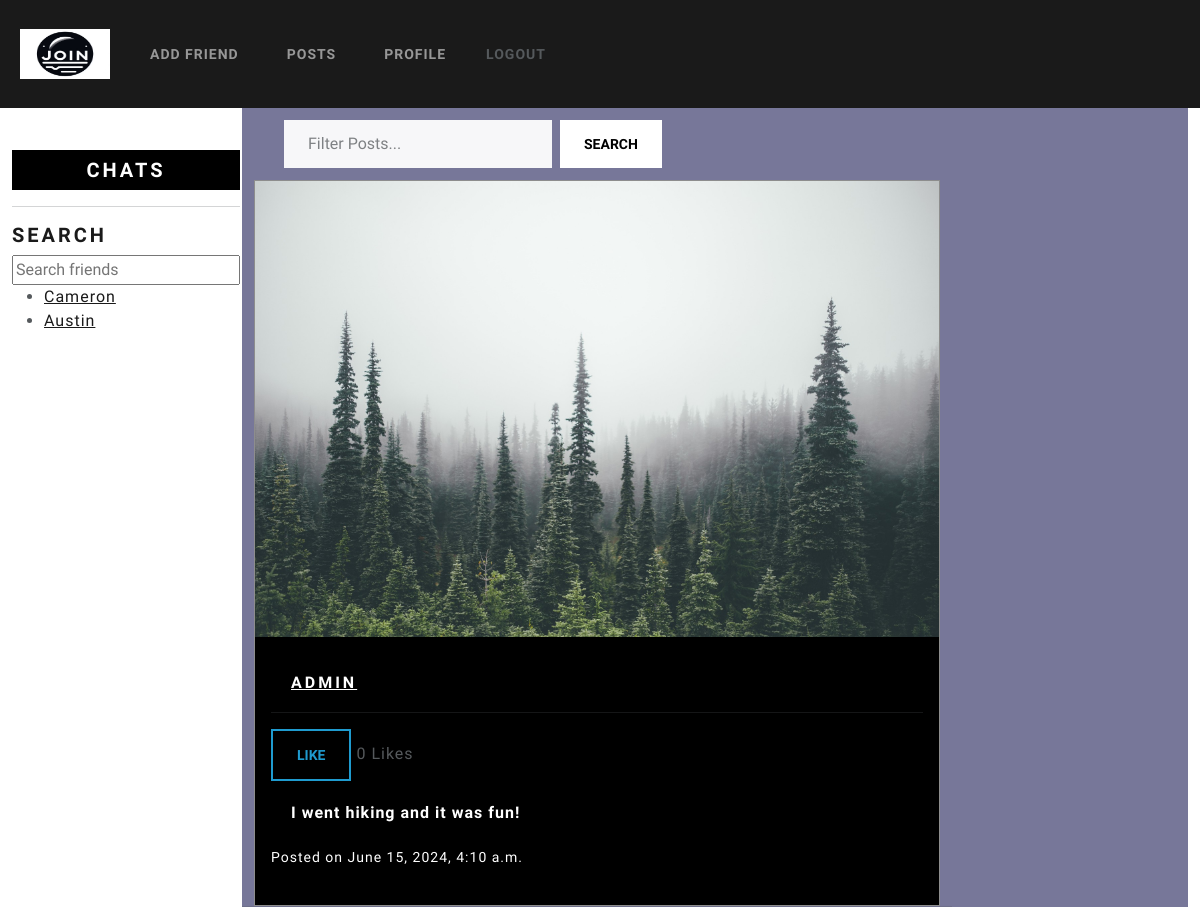
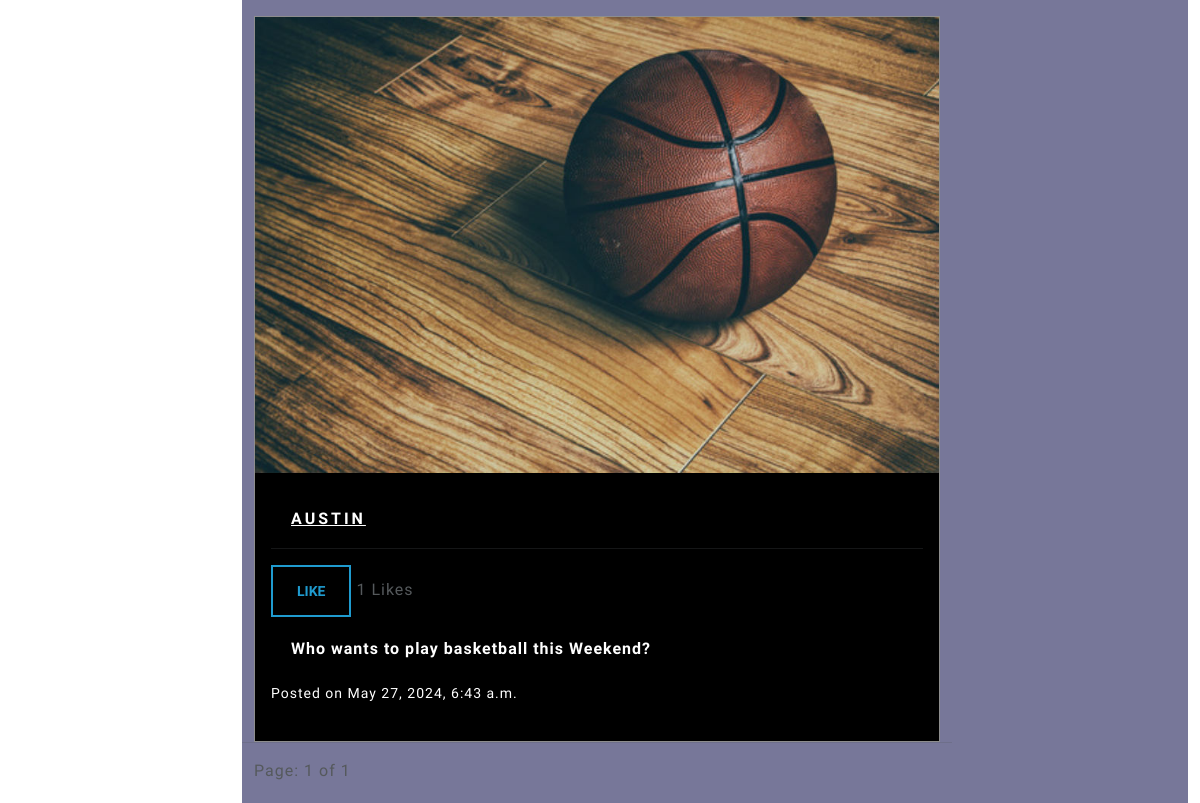
The app's page /feed/ (signed in), older data (2 pictures, top to bottom).
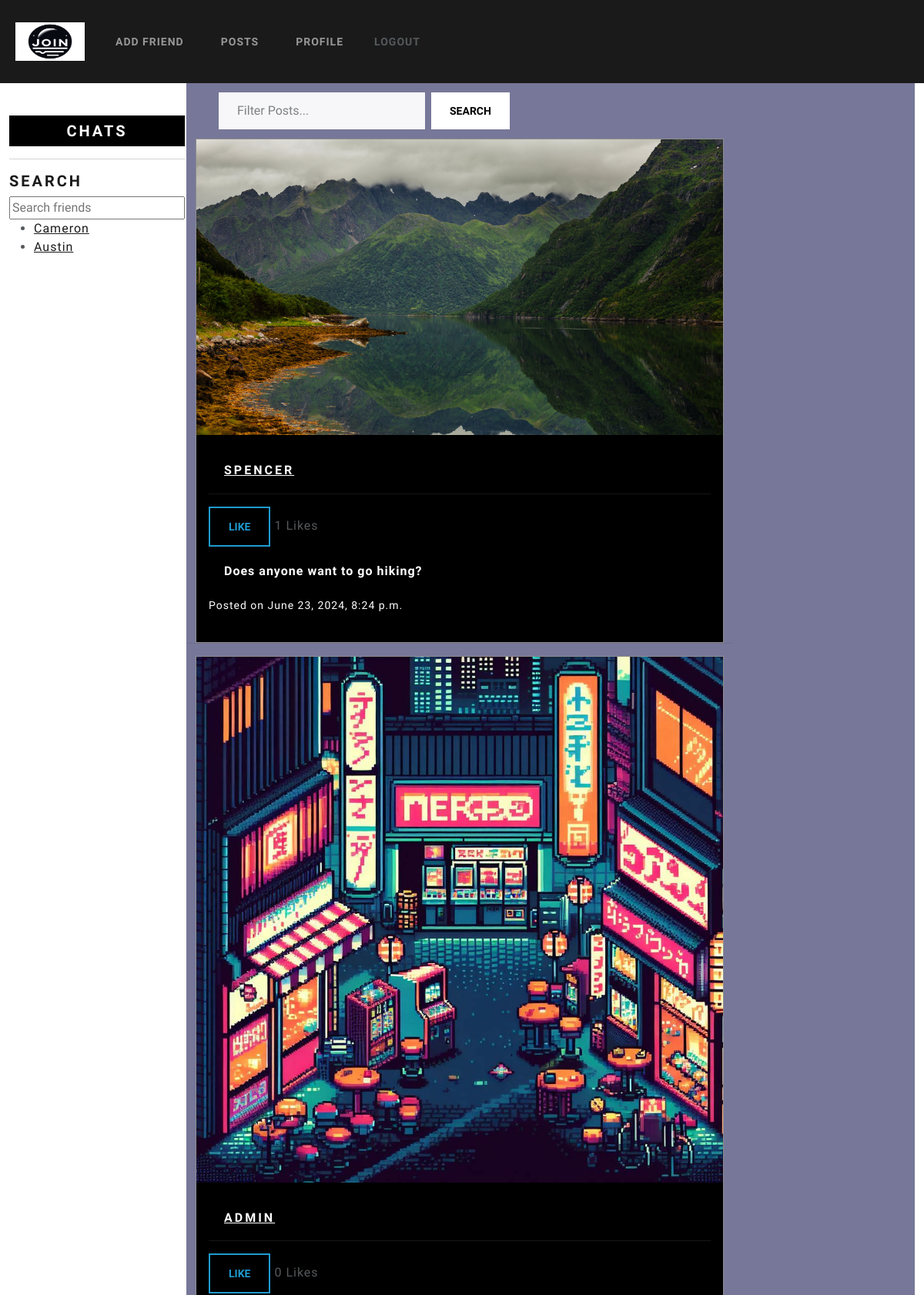
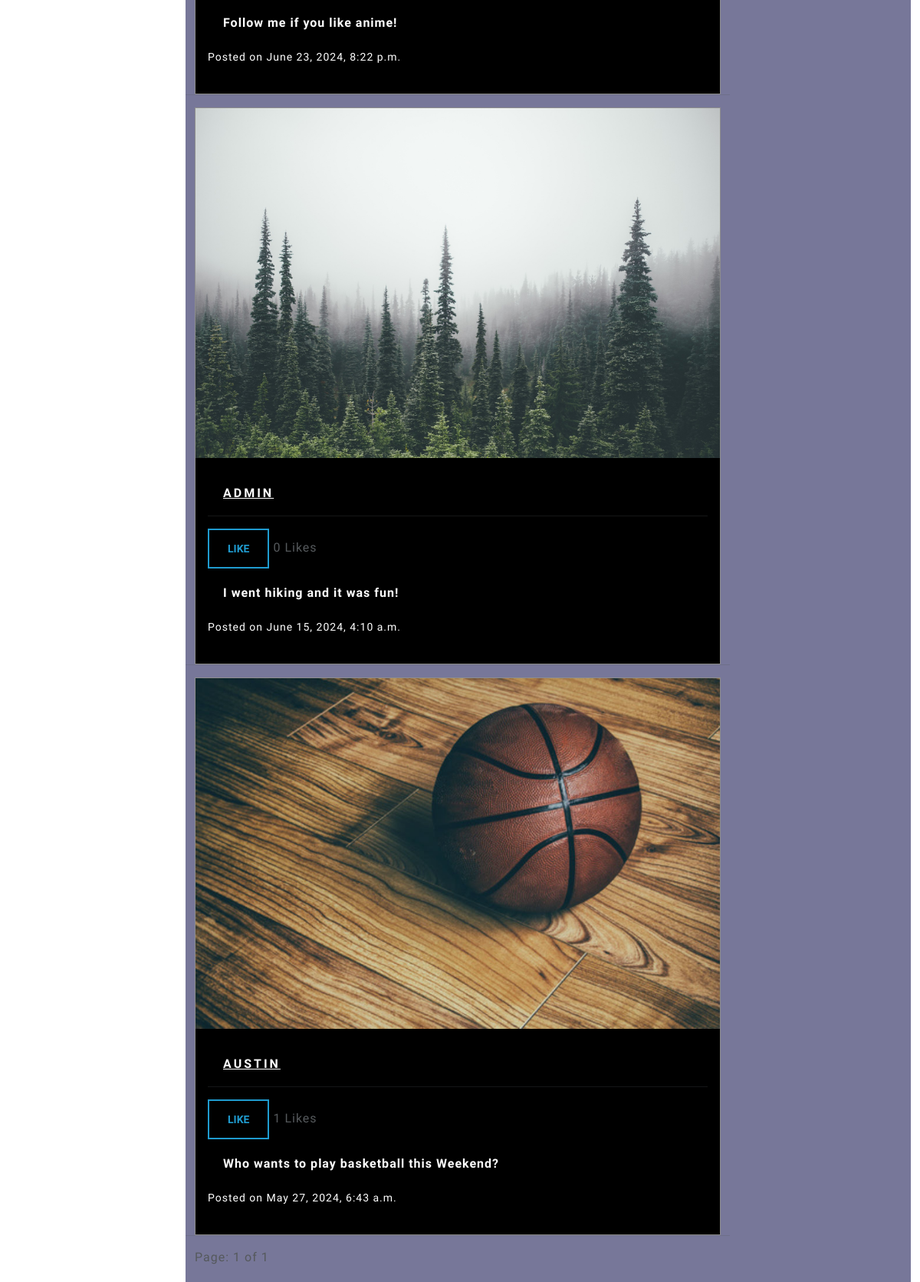
The same page, newer data (2 pictures, top to bottom).
### hobbyapp/models.py (models this page shows, shortened)
class UserProfile(models.Model):
    user = models.OneToOneField(User, on_delete=models.CASCADE)
    profile_pic = models.ImageField(
        upload_to=profile_pic_directory_path,
        default='hobbysite/media/NotFound.jpg'
    )
    color = models.CharField(max_length=7, default='#FFFFFF')
    bio = models.TextField()
    tags = models.ManyToManyField(Tag, blank=True)
    friends = models.ManyToManyField('self', blank=True, related_name='friends')
    chats = models.ManyToManyField('Chat', blank=True, related_name='chats')

class Post(models.Model):
    user = models.ForeignKey(User, on_delete=models.CASCADE)
    picture = models.ImageField(upload_to=post_directory_path, default='hobbysite/media/NotFound.jpg')
    caption = models.TextField()
    tags = models.ManyToManyField(Tag, blank=True)
    post_time = models.DateTimeField(auto_now_add=True)
    likes = models.ManyToManyField(User, related_name='liked_posts', blank=True)

### hobbyapp/views.py (the view)
# urls.py: path('feed/', views.posts_view, name='post_view'),
@login_required()
def posts_view(request):
    posts_objects = Post.objects.all().order_by('-post_time')
    user_profile = UserProfile.objects.get(user_id=request.user.id)
    tag = request.GET.get('tag')
    if tag != '' and tag is not None:
        posts_objects = posts_objects.filter(tags__name__icontains=tag)
    paginator = Paginator(posts_objects, 5)
    page = request.GET.get('page')
    posts_objects = paginator.get_page(page)
    return render(request, 'hobbyapp/posts.html', {'posts_objects': posts_objects, 'user_profile': user_profile})

### hobbyapp/templates/hobbyapp/posts.html (shortened to what this page needs)
{% extends 'hobbyapp/base.html' %}
{% block content %}
<div class="containerImg">
    <div class="container">
        <div class="row">
            <div class="col-md-9">
                <div id="tag-container" style="position: fixed; z-index:1; margin-left:30px;">
                    <form action="" method="GET" class="d-flex">
                        <input class="form-control me-sm-2" type="search" name="tag" id="tag-input" list="tag-list" placeholder="Filter Posts...">
                        <button class="btn btn-secondary my-2 my-sm-0" type="submit">Search</button>
                    </form>
                </div>
                <div class="row" style="margin-top: 60px">
                    {% for post in posts_objects %}
                        <div class="col-12">
                            <div class="card">
                                <img src="{{ post.picture.url }}" class="card-img-top">
                                <div class="card-body">
                                    <h5 class="card-title">
                                        <a href="{% url 'profile' post.user.id %}" style="color: white">{{ post.user.username }}</a>
                                    </h5>
                                    <hr>
                                    <form method="POST" action="{% url 'like_post' post.id %}">
                                        {% if user in post.likes.all %}
                                            <button type="submit" name="post_id" value="{{ post.id }}" class="btn btn-danger">Unlike</button>
                                        {% else %}
                                            <button type="submit" name="post_id" value="{{ post.id }}" class="btn btn-outline-info">Like</button>
                                        {% endif %}
                                        <span>{{ post.likes.count }} Likes</span>
                                    </form>
                                    <p class="card-text">
                                        <p>{{ post.caption }}</p>
                                        <small class="text-muted">Posted on {{ post.post_time }}</small>
                                    </p>
                                </div>
                            </div>
                        </div>
                    <hr>
                    {% endfor %}
                </div>
            </div>
            <div style="margin-bottom: 20px; margin-right: 20px;">
                Page: {{posts_objects.number }} of {{posts_objects.paginator.num_pages }}
             </div>
        </div>
    </div>
</div>
{% endblock %}

### hobbyapp/templates/hobbyapp/base.html (shortened to what this page needs)
{% load static %}
<!DOCTYPE html>
<html lang="en">
<head>
    <link rel="stylesheet" href="{% static 'hobbyapp/style.css' %}">
    <link href="{% static 'hobbyapp/bootstrap.min.css' %}" rel="stylesheet">
</head>
<body>
    <nav class="navbar navbar-expand-lg bg-primary" data-bs-theme="dark" style="position: fixed; z-index:1; width:100%;">
        <a class="navbar-brand" href="{% url 'post_view'%}">
            <img src="{% static 'hobbyapp/Join.png' %}" alt="Logo" width="90" height="50">
        </a>
        <div class="collapse navbar-collapse">
            <ul class="navbar-nav mr-auto">
                <li class="nav-item">
                    <a class="nav-link" href="{% url 'add_friend' %}">Add Friend</a>
                </li>
                <li class="nav-item">
                     <a class="nav-link" href="{% url 'post_view' %}">Posts</a>
                </li>
            </ul>
            <ul class="navbar-nav ml-auto">
                <li class="nav-item">
                    <a class="nav-link" href="{% url 'profile' user.id   %}">Profile</a>
                </li>
            </ul>
                <a href="{% url 'logout' %}" class="nav-link">Logout</a>
        </div>
    </nav>
    <div class="container-fluid">
        <div class="row">
            <div class="col-lg-2 d-none d-lg-block">
                <div style="position: fixed; z-index:1; margin-top: 150px";>
                    <div class="list-group" style="background: black; padding-top: 8px">
                    <h4 style="color: white; text-align: center">Chats</h4>
                    </div>
                    <hr>
                    <h4>Search</h4>
                    <input type="search" placeholder="Search friends">
                    <ul>
                        {% for friend in user_profile.friends.all %}
                            <li><a href="{% url 'create_chat' friend.user.id %}">{{ friend.user.username }}</a></li>
                        {% endfor %}
                    </ul>
                </div>
            </div>
            <div class="col-10">
                {% block content %}
                {% endblock %}
            </div>
        </div>
    </div>
</body>
</html>

### hobbyapp/static/hobbyapp/style.css (style rules this page uses)
.navbar-brand img { margin-left: 20px; size:auto; }
nav { margin-bottom: 10px; }
.card { border-color: #8d8d8d !important; }
.card-body { background-color: black !important; }
p, .card-text, .card-title { color: white !important; }
small.text-muted { color:white !important; }
.containerImg { padding-top: 120px; margin-left:30px; width: auto; background-size: 100%; min-height: 100vh; }
.containerImg p, .containerImg h2, .containerImg h3, .containerImg h6, .containerImg h5, .containerImg li { color: white; font-weight: bold; margin: 20px; }

Row changes from the older to the newer data that the page shows:
added Post: picture (picture), user.username "SPENCER", likes.count "1", caption "Does anyone want to go hiking?", post_time "June 23, 2024, 8:24 p.m."
added Post: picture (picture), user.username "ADMIN", likes.count "0", caption "Follow me if you like anime!", post_time "June 23, 2024, 8:22 p.m."
